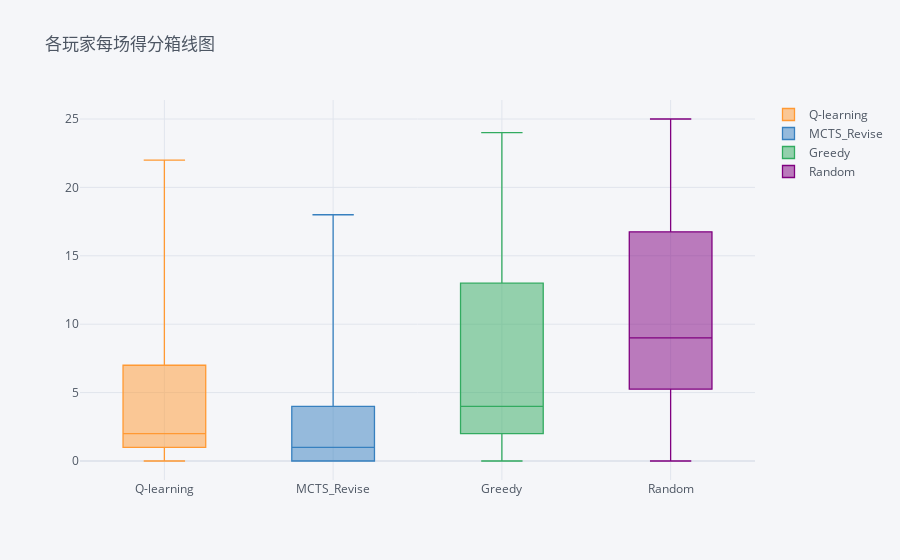

The code cell stored with this chart in its notebook:
### Code cell
df.diff(axis=0).iplot(kind='box',title='各玩家每场得分箱线图')

### Figure 1 — Plotly figure (JSON) as saved in the notebook; plotly's stock layout.template omitted (floating-point values rounded to 4 significant figures)
{"data": [{"boxpoints": false, "line": {"width": 1.3}, "marker": {"color": "rgba(255, 153, 51, 1.0)"}, "name": "Q-learning", "orientation": "v", "type": "box", "y": [null, 17, 1, 0, 3, 14, 0, 4, 0, 0, 3, 15, 4, 3, 5, 1, 14, 13, 0, 0, 21, 14, 5, 3, 13, 19, 14, 7, 0, 14, 18, 0, 0, 4, 0, 4, 2, 0, 2, 22, 4, 2, 15, 2, 0, 3, 5, 4, 2, 2, 1, 3, 0, 0, 2, 1, 4, 7, 4, 4, 0, 1, 4, 0, 1, 15, 13, 1, 13, 1, 0, 0, 0, 6, 8, 2, 3, 2, 5, 2, 1, 4, 0, 0, 13, 0, 16, 2, 15, 18, 0, 2, 2, 13, 1, 17, 1, 2, 1, 1]}, {"boxpoints": false, "line": {"width": 1.3}, "marker": {"color": "rgba(55, 128, 191, 1.0)"}, "name": "MCTS_Revise", "orientation": "v", "type": "box", "y": [null, 1, 13, 2, 4, 1, 13, 1, 0, 6, 0, 0, 0, 0, 4, 1, 2, 0, 3, 13, 0, 0, 1, 4, 1, 0, 5, 0, 1, 4, 1, 18, 0, 1, 3, 1, 16, 3, 0, 0, 0, 0, 3, 1, 14, 15, 4, 0, 3, 0, 0, 0, 3, 13, 0, 0, 0, 13, 13, 0, 2, 0, 0, 0, 1, 1, 0, 4, 0, 2, 13, 18, 2, 2, 0, 0, 5, 13, 13, 13, 17, 0, 0, 18, 1, 13, 4, 1, 0, 5, 0, 8, 1, 1, 0, 0, 1, 2, 1, 0]}, {"boxpoints": false, "line": {"width": 1.3}, "marker": {"color": "rgba(50, 171, 96, 1.0)"}, "name": "Greedy", "orientation": "v", "type": "box", "y": [null, 5, 1, 5, 4, 5, 4, 1, 15, 0, 17, 7, 4, 4, 17, 8, 4, 2, 3, 0, 5, 6, 18, 3, 0, 1, 2, 6, 16, 1, 0, 7, 20, 0, 20, 0, 0, 13, 4, 0, 4, 16, 8, 4, 6, 4, 16, 18, 17, 20, 6, 3, 2, 0, 3, 14, 16, 2, 0, 15, 15, 24, 2, 5, 6, 4, 4, 1, 6, 13, 2, 0, 4, 5, 2, 14, 13, 2, 4, 1, 4, 0, 23, 1, 3, 0, 3, 6, 2, 3, 1, 13, 4, 4, 14, 8, 16, 14, 16, 5]}, {"boxpoints": false, "line": {"width": 1.3}, "marker": {"color": "rgba(128, 0, 128, 1.0)"}, "name": "Random", "orientation": "v", "type": "box", "y": [null, 3, 11, 19, 15, 6, 9, 20, 11, 20, 6, 4, 18, 19, 0, 16, 6, 11, 20, 13, 0, 6, 2, 16, 12, 6, 5, 13, 9, 7, 7, 1, 6, 21, 3, 21, 8, 10, 20, 4, 18, 8, 0, 19, 6, 4, 1, 4, 4, 4, 19, 20, 21, 13, 21, 11, 6, 4, 9, 7, 9, 1, 20, 21, 18, 6, 9, 20, 7, 10, 11, 8, 20, 13, 16, 10, 5, 9, 4, 10, 4, 22, 3, 7, 9, 13, 3, 17, 9, 0, 25, 3, 19, 8, 11, 1, 8, 8, 8, 20]}], "layout": {"legend": {"bgcolor": "#F5F6F9", "font": {"color": "#4D5663"}}, "paper_bgcolor": "#F5F6F9", "plot_bgcolor": "#F5F6F9", "title": {"font": {"color": "#4D5663"}, "text": "各玩家每场得分箱线图"}, "xaxis": {"gridcolor": "#E1E5ED", "showgrid": true, "tickfont": {"color": "#4D5663"}, "title": {"font": {"color": "#4D5663"}, "text": ""}, "zerolinecolor": "#E1E5ED"}, "yaxis": {"gridcolor": "#E1E5ED", "showgrid": true, "tickfont": {"color": "#4D5663"}, "title": {"font": {"color": "#4D5663"}, "text": ""}, "zerolinecolor": "#E1E5ED"}}}
